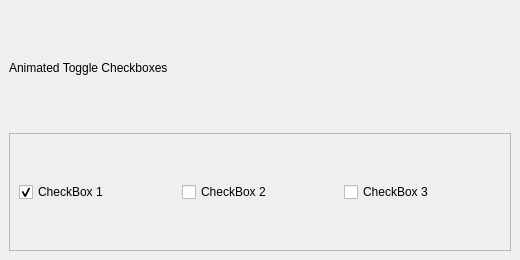
<?xml version="1.0" encoding="UTF-8"?>
<ui version="4.0">
 <class>MainWindow</class>
 <widget class="QMainWindow" name="MainWindow">
  <property name="geometry">
   <rect>
    <x>0</x>
    <y>0</y>
    <width>520</width>
    <height>260</height>
   </rect>
  </property>
  <property name="windowTitle">
   <string>QCustomCheckBox Showcase</string>
  </property>
  <widget class="QWidget" name="centralwidget">
   <layout class="QVBoxLayout" name="verticalLayout">
    <property name="spacing">16</property>
    <property name="leftMargin">24</property>
    <property name="topMargin">24</property>
    <property name="rightMargin">24</property>
    <property name="bottomMargin">24</property>
    <item>
     <widget class="QLabel" name="titleLabel">
      <property name="text">
       <string>Animated Toggle Checkboxes</string>
      </property>
     </widget>
    </item>
    <item>
     <widget class="QFrame" name="card">
      <property name="frameShape">
       <enum>QFrame::StyledPanel</enum>
      </property>
      <property name="frameShadow">
       <enum>QFrame::Raised</enum>
      </property>
      <layout class="QHBoxLayout" name="horizontalLayout">
       <property name="spacing">20</property>
       <property name="leftMargin">20</property>
       <property name="topMargin">20</property>
       <property name="rightMargin">20</property>
       <property name="bottomMargin">20</property>
       <item>
        <widget class="QCustomCheckBox" name="checkBox_3">
         <property name="minimumSize">
          <size>
           <width>140</width>
           <height>28</height>
          </size>
         </property>
         <property name="text">
          <string>CheckBox 1</string>
         </property>
         <property name="checked">
          <bool>true</bool>
         </property>
         <property name="animationDuration" stdset="0">
          <number>500</number>
         </property>
         <property name="animationEasingCurve" stdset="0">
          <number>7</number>
         </property>
        </widget>
       </item>
       <item>
        <widget class="QCustomCheckBox" name="checkBox_2">
         <property name="minimumSize">
          <size>
           <width>140</width>
           <height>28</height>
          </size>
         </property>
         <property name="text">
          <string>CheckBox 2</string>
         </property>
        </widget>
       </item>
       <item>
        <widget class="QCustomCheckBox" name="checkBox">
         <property name="minimumSize">
          <size>
           <width>140</width>
           <height>28</height>
          </size>
         </property>
         <property name="text">
          <string>CheckBox 3</string>
         </property>
         <property name="animationDuration" stdset="0">
          <number>200</number>
         </property>
         <property name="animationEasingCurve" stdset="0">
          <number>0</number>
         </property>
        </widget>
       </item>
      </layout>
     </widget>
    </item>
   </layout>
  </widget>
 </widget>
 <customwidgets>
  <customwidget>
   <class>QCustomCheckBox</class>
   <extends>QCheckBox</extends>
   <header location="global">Custom_Widgets.QCustomCheckBox.h</header>
  </customwidget>
 </customwidgets>
 <resources/>
 <connections/>
</ui>
